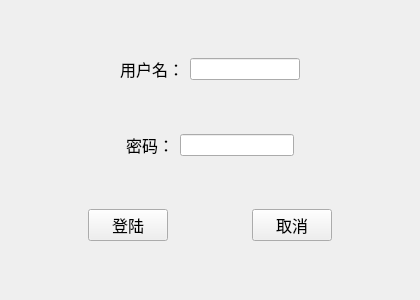
<?xml version="1.0" encoding="UTF-8"?>
<ui version="4.0">
 <class>LoginWidget</class>
 <widget class="QWidget" name="LoginWidget">
  <property name="geometry">
   <rect>
    <x>0</x>
    <y>0</y>
    <width>420</width>
    <height>300</height>
   </rect>
  </property>
  <property name="windowTitle">
   <string>LoginWidget</string>
  </property>
  <layout class="QGridLayout" name="gridLayout">
   <item row="0" column="0">
    <layout class="QHBoxLayout" name="horizontalLayout_3">
     <item>
      <spacer name="horizontalSpacer">
       <property name="orientation">
        <enum>Qt::Horizontal</enum>
       </property>
       <property name="sizeHint" stdset="0">
        <size>
         <width>40</width>
         <height>20</height>
        </size>
       </property>
      </spacer>
     </item>
     <item>
      <widget class="QLabel" name="label">
       <property name="font">
        <font>
         <family>JetBrains Mono</family>
         <pointsize>12</pointsize>
        </font>
       </property>
       <property name="text">
        <string>用户名：</string>
       </property>
      </widget>
     </item>
     <item>
      <widget class="QLineEdit" name="lineEdit"/>
     </item>
     <item>
      <spacer name="horizontalSpacer_2">
       <property name="orientation">
        <enum>Qt::Horizontal</enum>
       </property>
       <property name="sizeHint" stdset="0">
        <size>
         <width>40</width>
         <height>20</height>
        </size>
       </property>
      </spacer>
     </item>
    </layout>
   </item>
   <item row="1" column="0">
    <layout class="QHBoxLayout" name="horizontalLayout_2">
     <item>
      <spacer name="horizontalSpacer_3">
       <property name="orientation">
        <enum>Qt::Horizontal</enum>
       </property>
       <property name="sizeHint" stdset="0">
        <size>
         <width>40</width>
         <height>20</height>
        </size>
       </property>
      </spacer>
     </item>
     <item>
      <widget class="QLabel" name="label_2">
       <property name="font">
        <font>
         <family>JetBrains Mono</family>
         <pointsize>12</pointsize>
        </font>
       </property>
       <property name="text">
        <string>密码：</string>
       </property>
      </widget>
     </item>
     <item>
      <widget class="QLineEdit" name="lineEdit_2"/>
     </item>
     <item>
      <spacer name="horizontalSpacer_4">
       <property name="orientation">
        <enum>Qt::Horizontal</enum>
       </property>
       <property name="sizeHint" stdset="0">
        <size>
         <width>40</width>
         <height>20</height>
        </size>
       </property>
      </spacer>
     </item>
    </layout>
   </item>
   <item row="2" column="0">
    <layout class="QHBoxLayout" name="horizontalLayout">
     <item>
      <spacer name="horizontalSpacer_5">
       <property name="orientation">
        <enum>Qt::Horizontal</enum>
       </property>
       <property name="sizeHint" stdset="0">
        <size>
         <width>40</width>
         <height>20</height>
        </size>
       </property>
      </spacer>
     </item>
     <item>
      <widget class="QPushButton" name="pushButton_login">
       <property name="font">
        <font>
         <family>JetBrains Mono</family>
         <pointsize>12</pointsize>
        </font>
       </property>
       <property name="text">
        <string>登陆</string>
       </property>
      </widget>
     </item>
     <item>
      <spacer name="horizontalSpacer_6">
       <property name="orientation">
        <enum>Qt::Horizontal</enum>
       </property>
       <property name="sizeHint" stdset="0">
        <size>
         <width>40</width>
         <height>20</height>
        </size>
       </property>
      </spacer>
     </item>
     <item>
      <widget class="QPushButton" name="pushButton_cancel">
       <property name="font">
        <font>
         <family>JetBrains Mono</family>
         <pointsize>12</pointsize>
        </font>
       </property>
       <property name="text">
        <string>取消</string>
       </property>
      </widget>
     </item>
     <item>
      <spacer name="horizontalSpacer_7">
       <property name="orientation">
        <enum>Qt::Horizontal</enum>
       </property>
       <property name="sizeHint" stdset="0">
        <size>
         <width>40</width>
         <height>20</height>
        </size>
       </property>
      </spacer>
     </item>
    </layout>
   </item>
  </layout>
 </widget>
 <resources/>
 <connections/>
</ui>
